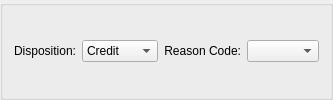
        <widget class="QGroupBox" name="_miscGroup">
         <property name="sizePolicy">
          <sizepolicy hsizetype="Preferred" vsizetype="Preferred">
           <horstretch>1</horstretch>
           <verstretch>0</verstretch>
          </sizepolicy>
         </property>
         <property name="title">
          <string/>
         </property>
         <layout class="QGridLayout">
          <item row="0" column="0">
           <widget class="QLabel" name="_dispositionLit">
            <property name="text">
             <string>Disposition:</string>
            </property>
            <property name="alignment">
             <set>Qt::AlignRight|Qt::AlignTrailing|Qt::AlignVCenter</set>
            </property>
           </widget>
          </item>
          <item row="0" column="1">
           <widget class="XComboBox" name="_disposition">
            <item>
             <property name="text">
              <string>Credit</string>
             </property>
            </item>
            <item>
             <property name="text">
              <string>Return</string>
             </property>
            </item>
            <item>
             <property name="text">
              <string>Replace</string>
             </property>
            </item>
            <item>
             <property name="text">
              <string>Service</string>
             </property>
            </item>
            <item>
             <property name="text">
              <string>Ship</string>
             </property>
            </item>
           </widget>
          </item>
          <item row="0" column="2">
           <widget class="QLabel" name="_rsnCodeLit">
            <property name="text">
             <string>Reason Code:</string>
            </property>
            <property name="alignment">
             <set>Qt::AlignRight|Qt::AlignTrailing|Qt::AlignVCenter</set>
            </property>
           </widget>
          </item>
          <item row="0" column="3">
           <widget class="XComboBox" name="_rsnCode">
            <property name="maximumSize">
             <size>
              <width>200</width>
              <height>16777215</height>
             </size>
            </property>
            <property name="allowNull">
             <bool>true</bool>
            </property>
            <property name="type">
             <enum>XComboBox::ReturnReasonCodes</enum>
            </property>
           </widget>
          </item>
          <item row="0" column="4">
           <spacer>
            <property name="orientation">
             <enum>Qt::Horizontal</enum>
            </property>
            <property name="sizeHint" stdset="0">
             <size>
              <width>0</width>
              <height>20</height>
             </size>
            </property>
           </spacer>
          </item>
         </layout>
        </widget>
